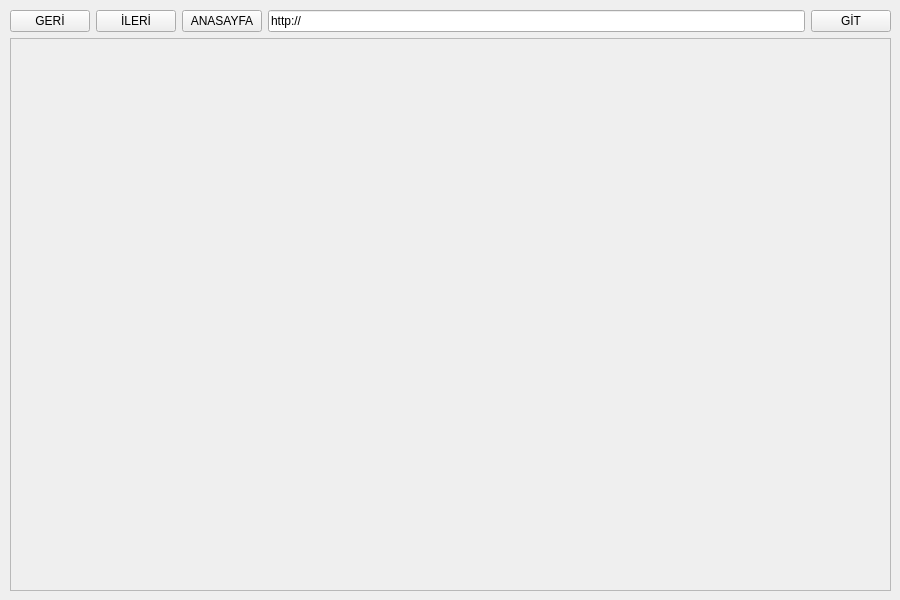
<?xml version="1.0" encoding="UTF-8"?>
<ui version="4.0">
 <class>MainWindow</class>
 <widget class="QMainWindow" name="MainWindow">
  <property name="geometry">
   <rect>
    <x>0</x>
    <y>0</y>
    <width>900</width>
    <height>600</height>
   </rect>
  </property>
  <property name="windowTitle">
   <string>ADU Browser</string>
  </property>
  <widget class="QWidget" name="centralwidget">
   <widget class="QWidget" name="verticalLayoutWidget">
    <property name="geometry">
     <rect>
      <x>10</x>
      <y>10</y>
      <width>881</width>
      <height>581</height>
     </rect>
    </property>
    <layout class="QVBoxLayout" name="verticalLayout">
     <item>
      <layout class="QHBoxLayout" name="horizontalLayout">
       <item>
        <widget class="QPushButton" name="pushButton">
         <property name="text">
          <string>GERİ</string>
         </property>
        </widget>
       </item>
       <item>
        <widget class="QPushButton" name="pushButton_2">
         <property name="text">
          <string>İLERİ</string>
         </property>
        </widget>
       </item>
       <item>
        <widget class="QPushButton" name="pushButton_3">
         <property name="text">
          <string>ANASAYFA</string>
         </property>
        </widget>
       </item>
       <item>
        <widget class="QLineEdit" name="lineEdit">
         <property name="text">
          <string>http://</string>
         </property>
        </widget>
       </item>
       <item>
        <widget class="QPushButton" name="pushButton_4">
         <property name="text">
          <string>GİT</string>
         </property>
        </widget>
       </item>
      </layout>
     </item>
     <item>
      <widget class="QScrollArea" name="scrollArea">
       <property name="widgetResizable">
        <bool>true</bool>
       </property>
       <widget class="QWidget" name="scrollAreaWidgetContents_2">
        <property name="geometry">
         <rect>
          <x>0</x>
          <y>0</y>
          <width>877</width>
          <height>540</height>
         </rect>
        </property>
       </widget>
      </widget>
     </item>
    </layout>
   </widget>
  </widget>
 </widget>
 <resources/>
 <connections/>
</ui>
